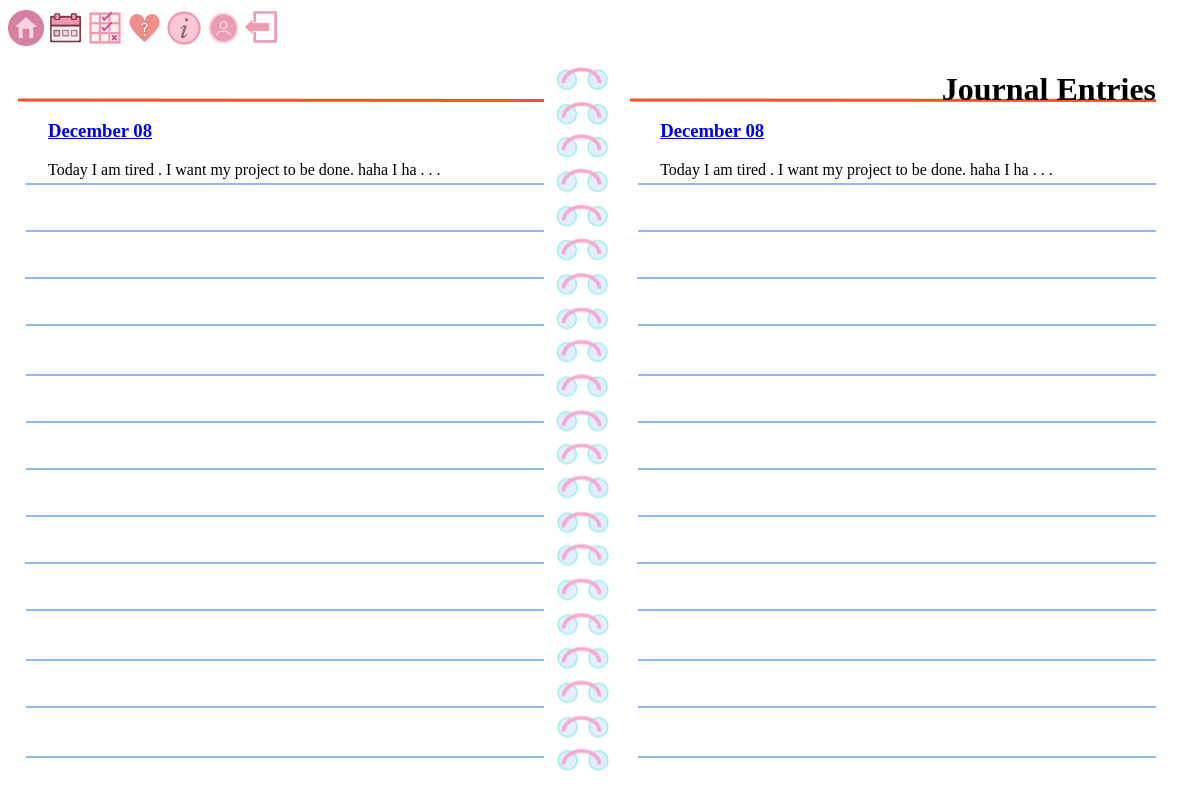
Before: /journal (signed in) with the older database file.
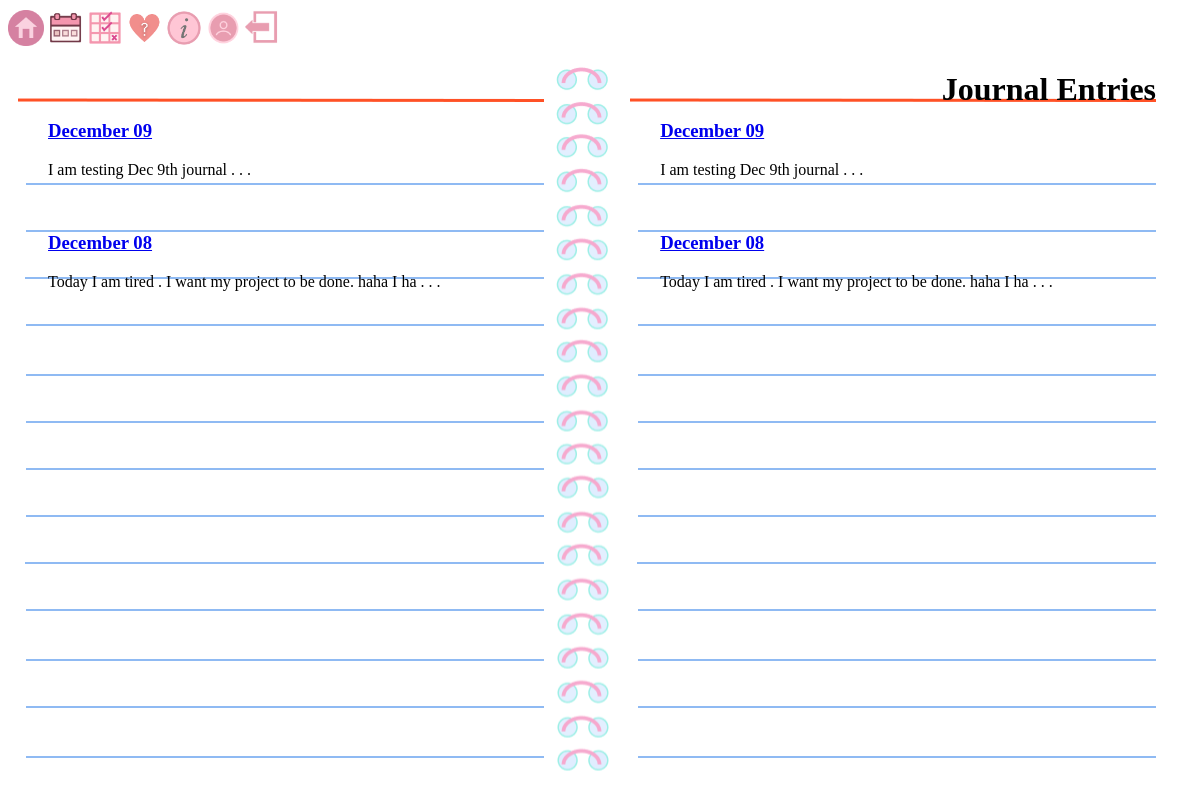
After: the same page with the newer database file.
### app/models.py (models this page shows, shortened)
class Journal(db.Model):
    id = db.Column(db.Integer, primary_key=True)
    date_posted = db.Column(db.Date, nullable=False, default= date.today())
    content = db.Column(db.Text, nullable=False)
    user_id = db.Column(db.Integer, db.ForeignKey('user.id'), nullable=False)

### app/routes.py (the view)
@app.route("/journal")
@login_required
def journal():
    alljournals = Journal.query.filter_by(user_id=current_user.id) # only display logged in users info
    return render_template("journal.html", alljournals=alljournals)

### app/models.py (called while the page is built)
@login_manager.user_loader
def load_user(user_id):
    return User.query.get(int(user_id))

### app/templates/journal.html (shortened to what this page needs)
<!doctype html>
<html lang="en">
    <head>
        <link rel="stylesheet" href="static\journal.css">
        <div>
            <a class="nav-link" href="/mainpage"><img src="static\images\home.png " width="3%"></a>
            <a class="nav-link" href="/calendar"><img src="static\images\calendar_icon.png " width="3%"></a>
            <a class="nav-link" href="/habittracker"><img src="static\images\habittracker_icon.png " width="3%"></a>
            <a class="nav-link" href="/moodtracker"><img src="static\images\moodtracker_icon.png " width="3%"></a>
            <a class="nav-link" href="/info"><img src="static\images\information_icon.png " width="3%"></a>
            <a class="nav-link" href="/account"><img src="static\images\account_icon.png " width="3%"></a>
            <a class="nav-link" href="/"><img src="static\images\logout_icon.png " width="3%"></a>
        </div>
    </head>
    <body>
        <div class="container">
            <h1>Journal Entries </h1>
            <div id="page1">
                <ul>
                    <br/>
                    <br/>
                    {% for journal in alljournals|reverse %}
                        <li>
                            <h3><a href="{{ '/journal/' + journal.id|string }}">{{ journal.date_posted.strftime("%B %d")  }}</a> </h3>
                            <p>{{ journal.content[0:60] }} . . . </p>
                        </li><br/>
                    {% endfor %}
                </ul>
            </div>
            <img id="center" src="static\images\journal_center.png">
            <div id="page2">
                <ul>
                    <br/>
                    <br/>
                    {% for journal in alljournals|reverse %}
                        <li>
                            <h3><a href="{{ '/journal/' + journal.id|string }}">{{ journal.date_posted.strftime("%B %d")  }}</a></h3>
                            <p>{{ journal.content[0:60] }} . . . </p>
                        </li><br/>
                    {% endfor %}
                </ul>
            </div>
        </div>
    </body>
</html>

### app/static/journal.css (style rules this page uses)
body { font-family: questrial; }
.container { display: grid; grid-template-columns: repeat(32, 1fr); grid-template-rows: repeat(3, 1fr); }
h1 { grid-column-start: 26; grid-column-end: -1; grid-row-start: 1; grid-row-end: 2; padding-right: 3%; z-index: 2; }
#center { grid-column-start: 16; grid-column-end: 17; grid-row-start: 1; grid-row-end: -1; }
#page1 { background: url("images/journal_page_cropped.png"); grid-column-start: 1; grid-column-end: 16; grid-row-start: 1; grid-row-end: -1; }
#page2 { background: url("images/journal_page_cropped.png"); grid-column-start: 17; grid-column-end: 32; grid-row-start: 1; grid-row-end: -1; }
ul { list-style: none; }

Changed rows visible on the page:
added Journal: date_posted "December 09", content "I am testing Dec 9th journal"
